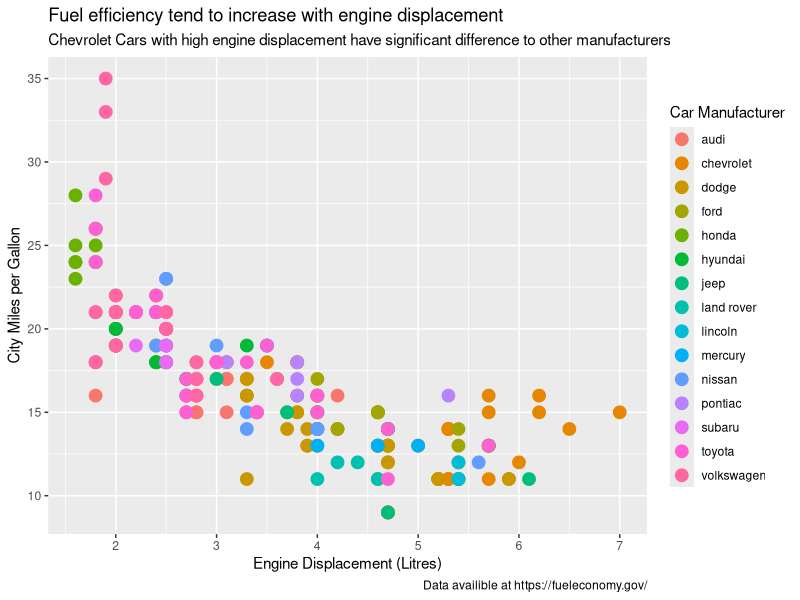
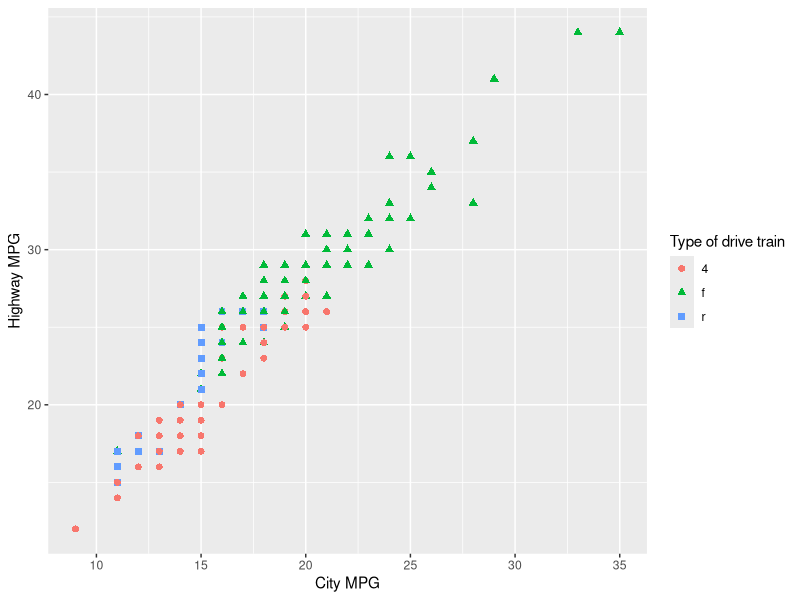

These charts were generated, in order, by the following R code:
## ---- chunk 1
#| output: false
# Loading Packages
library(tidyverse)
## ---- chunk 2
mpg |> ggplot() +
    geom_point(
        aes(x = displ, y = cty, color = manufacturer), 
        size = 4) +
    labs(
        title = "Fuel efficiency tend to increase with engine displacement",
        subtitle = "Chevrolet Cars with high engine displacement have significant difference to other manufacturers",
        caption = "Data availible at https://fueleconomy.gov/",
        x = "Engine Displacement (Litres)",
        y = "City Miles per Gallon",
        color = "Car Manufacturer"
    )
## ---- chunk 3
mpg |> ggplot(aes(x = cty, y = hwy)) +
    geom_point(
        aes(color = drv, shape = drv),
        size = 2
        ) +
    labs(
        x = "City MPG",
        y = "Highway MPG",
        color = "Type of drive train",
        shape = "Type of drive train"
    )
